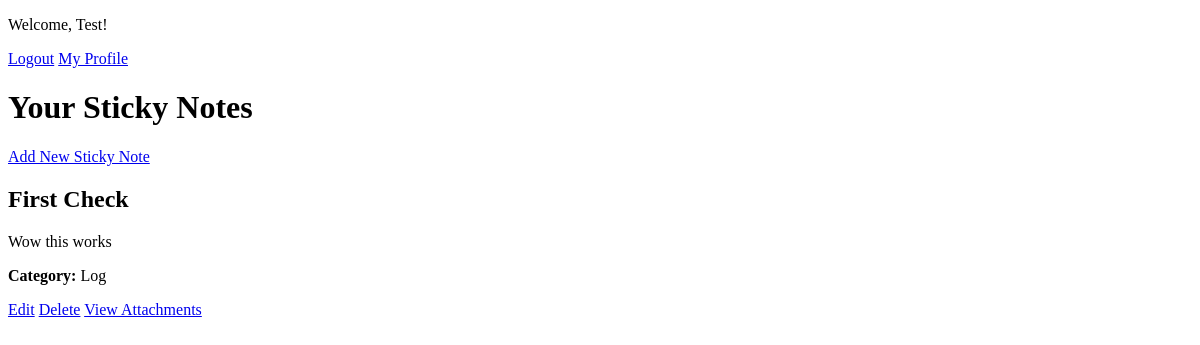
/notes/sticky-notes/sticky_notes/ (signed in), run on an earlier commit of the app's database.
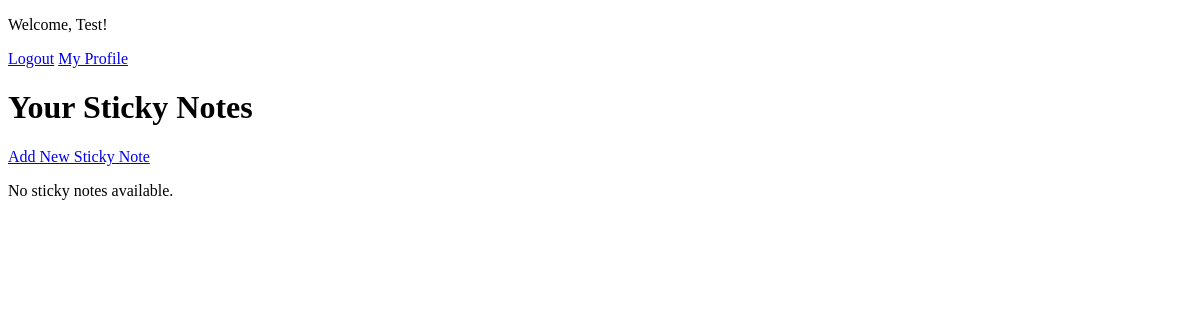
And on a later commit of the database.
### notes/models.py (models this page shows, shortened)
class StickyNote(models.Model):
    REMINDER = 'Reminder'
    GOAL = 'Goal'
    THOUGHT = 'Thought'
    LOG = 'Log'
    MISC = 'Miscellaneous'
    CATEGORY_CHOICES = [
        (REMINDER, 'Reminder'),
        (GOAL, 'Goal'),
        (THOUGHT, 'Thought'),
        (LOG, 'Log'),
        (MISC, 'Miscellaneous'),
    ]
    title = models.CharField(max_length=200)
    body = models.TextField(blank=True, null=True)
    category = models.CharField(max_length=20, choices=CATEGORY_CHOICES, default=REMINDER)
    user = models.ForeignKey(
        settings.AUTH_USER_MODEL, on_delete=models.CASCADE, related_name='sticky_notes'
    )
    created_at = models.DateTimeField(auto_now_add=True)  # Automatically set at creation time
    updated_at = models.DateTimeField(auto_now=True)      # Automatically updated on save

### notes/views.py (the view)
# urls.py: path('sticky_notes/', views.sticky_notes_list, name='sticky_notes_list'),
@login_required
def sticky_notes_list(request):
    sticky_notes = StickyNote.objects.filter(user=request.user)
    context = {
        'sticky_notes': sticky_notes,
    }
    return render(request, 'notes/sticky_notes_list.html', context)

### notes/templates/notes/sticky_notes_list.html
{% extends "base.html" %}
{% block content %}
  <h1>Your Sticky Notes</h1>
  <a href="{% url 'add_sticky_note' %}">Add New Sticky Note</a>
  <div class="sticky-notes">
    {% for note in sticky_notes %}
      <div class="sticky-note">
        <h2>{{ note.title }}</h2>
        <p>{{ note.body|truncatewords:20 }}</p>
        <p><strong>Category:</strong> {{ note.get_category_display }}</p>
        <a href="{% url 'edit_sticky_note' note.id %}">Edit</a>
        <a href="{% url 'delete_sticky_note' note.id %}">Delete</a>
        <a href="{% url 'view_attachments' note.id %}">View Attachments</a>
      </div>
    {% empty %}
      <p>No sticky notes available.</p>
    {% endfor %}
  </div>
{% endblock %}

What changed in the data, as far as the page shows it:
removed StickyNote: title "First Check", body "Wow this works", category "Log"
Also different on the page:
text now shown: "No sticky notes available."
